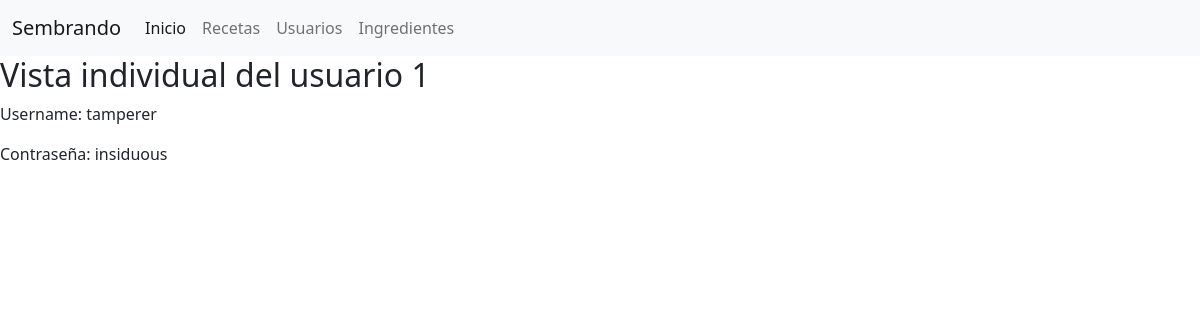
Before: /usuarios/1 with the older database file.
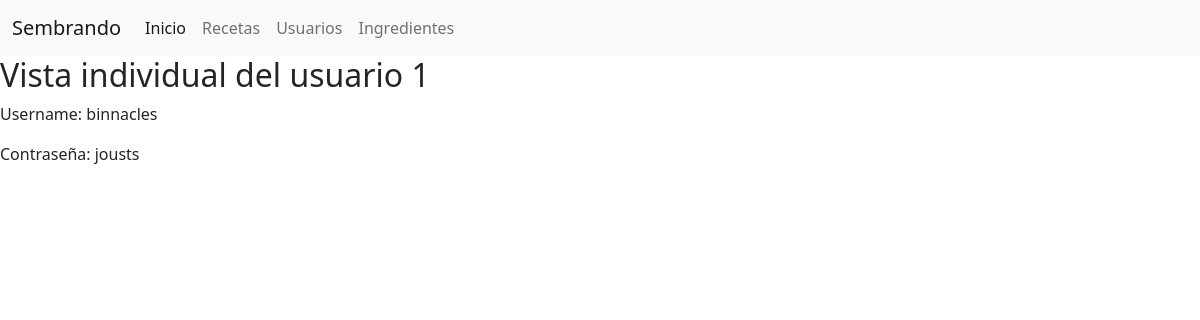
After: the same page with the newer database file.
### tables this page shows
CREATE TABLE usuarios(
id INTEGER PRIMARY KEY AUTOINCREMENT,
nombre TEXT,
clave TEXT
);

### servidor.py (the view)
@app.route('/usuarios/<id>', methods=['GET'])
def verUsuario(id):
    _usuario = usuario.obtenerUsuarioId(id)
    return render_template("index.html", content="usuario", usuario=_usuario[0])

### datos/baseDeDatos.py (called while the page is built)
    def _crear_conexion(self):
        try:
            self.conexion = sqlite3.connect(BaseDeDatos.urlBaseDeDatos)
        except Exception as e:
            print(e)

    def _cerrar_conexion(self):
        self.conexion.close()
        self.conexion = None

    def ejecutar_sql(self, sql, retornar_id_creado=False):
        self._crear_conexion()
        cur = self.conexion.cursor()
        cur.execute(sql)
        filas = cur.fetchall()
        if retornar_id_creado:
            filas = cur.lastrowid
        self.conexion.commit()
        self._cerrar_conexion()
        return filas

### datos/modelos/usuario.py (called while the page is built)
def obtenerUsuarioId(id):
    obtenerUsuarioSqlId = f"""
        SELECT id, nombre, clave
        FROM usuarios
        WHERE id = '{id}'"""
    bd = BaseDeDatos()
    return bd.ejecutar_sql(obtenerUsuarioSqlId)

### templates/index.html (shortened to what this page needs)
{% extends 'base.html' %}
{% block content %}
{% if content == "usuario" %}
<h2> Vista individual del usuario {{usuario[0]}}</h2>
<p>Username: {{usuario[1]}}</p>
<p>Contraseña: {{usuario[2]}}</p>
{% endif %}
{% endblock %}

### templates/base.html (shortened to what this page needs)
<!doctype html>
<html lang="en">
  <head>
    <link href="https://cdn.jsdelivr.net/npm/bootstrap@5.1.3/dist/css/bootstrap.min.css" rel="stylesheet">
  </head>
  <body>
    <nav class="navbar navbar-expand-lg navbar-light bg-light">
  <div class="container-fluid">
    <a class="navbar-brand" href="#">Sembrando</a>
    <div class="collapse navbar-collapse" id="navbarSupportedContent">
      <ul class="navbar-nav me-auto mb-2 mb-lg-0">
        <li class="nav-item">
          <a class="nav-link active" aria-current="page" href="/">Inicio</a>
        </li>
        <li class="nav-item">
          <a class="nav-link" href="/recetas">Recetas</a>
        </li>
        <li class="nav-item">
          <a class="nav-link" href="/usuarios">Usuarios</a>
        </li>
                <li class="nav-item">
          <a class="nav-link" href="/ingredientes">Ingredientes</a>
        </li>
      </ul>
    </div>
  </div>
</nav>
        <div class="content">
        {% block content %} {% endblock %}
    </div>
  </body>
</html>

Changed rows visible on the page:
changed usuarios id 1: nombre "tamperer" → "binnacles"; clave "insiduous" → "jousts"
